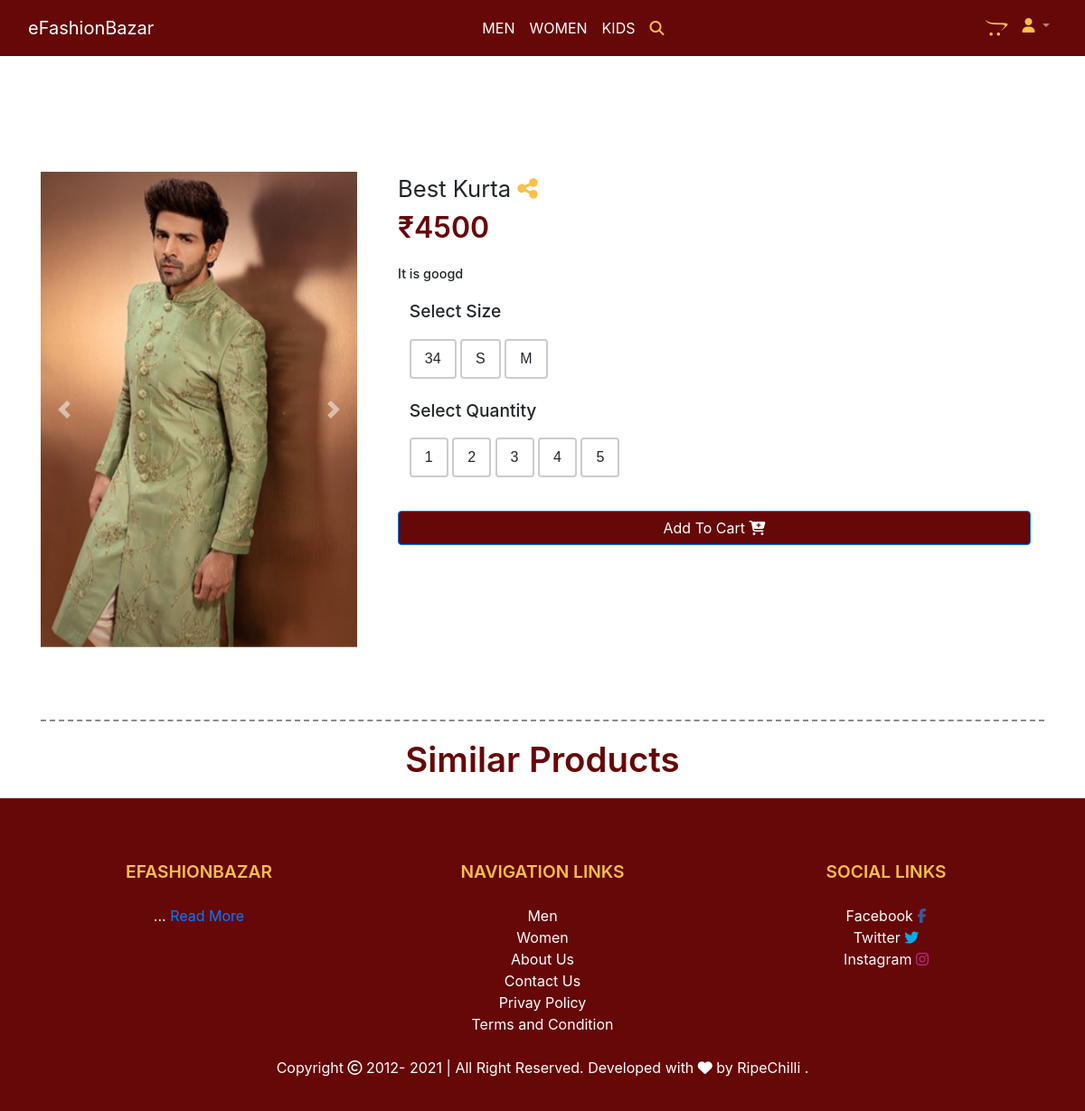
The page /product-detail/5/ on the database its author committed.
### products/models.py (models this page shows, shortened)
class Item(models.Model):
    category = models.ForeignKey(Category, on_delete=models.CASCADE)
    p_name = models.CharField(max_length=200)
    p_image = models.ImageField(upload_to='Items')
    second_img = models.ImageField(upload_to='Second Img', null=True, blank=True)
    third_img = models.ImageField(upload_to='Third Img', null=True, blank=True)
    p_price = models.IntegerField()
    p_dis_price = models.IntegerField(null=True, blank=True)
    p_desc = models.TextField()
    thirty_four_size = models.BooleanField(null=True)
    small_size = models.BooleanField(null=True)
    medium_size = models.BooleanField(null=True)
    large_size = models.BooleanField(null=True)
    xl_size = models.BooleanField(null=True)
    xxl_size = models.BooleanField(null=True)
    p_slug = models.SlugField(max_length=200)

### products/views.py (the view)
# urls.py: path('product-detail/<int:id>/', product_detail, name="product-detail"),
def product_detail(request, id):
    item = Item.objects.get(id=id)
    related_item = Item.objects.exclude(id=id).filter(category=item.category)[:4]
    tags = metaTags.objects.all()
    aboutus = About.objects.all()
    context = {
        'item' :item,
        'tag': tags,
        'related_item':related_item,
        'about': aboutus,
    }
    return render(request, 'productDes.html', context)

### products/templates/productDes.html (shortened to what this page needs)
{% extends 'base.html' %}  {% block mainCont %} {% load static %}
<section class="productDesSec">
  <div class="container">
    <div class="row">
      <div class="col-lg-4 col-md-4 col-sm-10 col-12 m-auto">
        <div id="carouselMobileViewIndicator" class="carousel slide" data-ride="carousel">
          <div class="carousel-inner">
            <div class="carousel-item active">
              <img class="d-block w-100" src="{{item.p_image.url}}" alt="First slide" />
            </div>
          </div>
          <a class="carousel-control-prev" href="#carouselMobileViewIndicator" role="button" data-slide="prev">
            <span class="carousel-control-prev-icon" aria-hidden="true"></span>
          </a>
          <a class="carousel-control-next" href="#carouselMobileViewIndicator" role="button" data-slide="next">
            <span class="carousel-control-next-icon" aria-hidden="true"></span>
          </a>
        </div>
      </div>
      <div class="col-lg-8 col-md-8 col-sm-12 col-12">
        <div class="container">
          <p class="productDesSecTitle" id="productTitle">
            {{item.p_name}}
            <a id="share-button"><i class="fa fa-share-alt" aria-hidden="true"></i></a>
          </p>
          <p class="productDesSecPrice">
            {% if item.p_dis_price %}
            <del class="priceoff"> ₹{{item.p_price}} </del>
            ₹{{item.p_dis_price}} {% else %} ₹{{item.p_price}} {% endif %}
          </p>
          <p class="productDesSecDes">{{item.p_desc}}</p>
          <form action="{% url 'add-to-cart' item.id %}" method="POST">
            <p class="productDesSecSize">Select Size</p>
            <div class="radio-toolbar">
              {% if item.thirty_four_size %}
              <label for="radioThirtyFour">34</label>
              {% endif %} {% if item.small_size %}
              <label for="radioSmall">S</label>
              {% endif %} {% if item.medium_size %}
              <label for="radioMedium">M</label>
              {% endif %}
            </div>
            <p class="productDesSecSize">Select Quantity</p>
            <div class="radio-toolbar">
              <label for="radio1">1</label>
              <label for="radio2">2</label>
              <label for="radio3">3</label>
              <label for="radio4">4</label>
              <label for="radio5">5</label>
            </div>
            <button class="mt-3 mb-3 btn btn-primary addToCart" type="submit">
              Add To Cart
              <i class="fa fa-cart-plus" aria-hidden="true"></i>
            </button>
          </form>
        </div>
      </div>
    </div>
  </div>
</section>
<section class="similarProduct">
  <div class="container">
    <div class="row">
      <div class="col-lg-12 col-12">
        <hr class="style5" />
        <p class="text-center categoriesMainTitle">Similar Products</p>
      </div>
    </div>
  </div>
</section>
{% include 'footer.html' %} {% endblock mainCont %}

### products/static/css/itsmystyle.css (style rules this page uses)
html { scroll-behavior: smooth; }
* { margin: 0; padding: 0; box-sizing: border-box; }
a { text-decoration: none; }
:root { --mainCol: #fcbf49; --bgMainCol: #ffffff; --seconMainBgCol: #660708; --txtCol: #000000; --sidenavtxtcol: #ffffff; }
.categoriesMainTitle { font-size: 2.4rem; font-weight: 600; line-height: 1.4; color: var(--seconMainBgCol); }
hr.style5 { background-color: #fff; border-top: 2px dashed #8c8b8b; }
.productDesSec { margin-top: 2rem; margin-bottom: 4rem; width: 100%; height: auto; }
.productDesSecTitle { font-size: 1.6rem; font-weight: 400; margin-bottom: 0rem; }
.productDesSecPrice { font-size: 2rem; font-weight: 600; color: var(--seconMainBgCol); }
.productDesSecSize { font-size: 1.2rem; font-weight: 500; margin-left: 0.8rem; }
#share-button { color: var(--mainCol); }
.productDesSecDes { font-size: 0.9rem; font-weight: 500; }
.radio-toolbar { margin: 0.8rem; }
.radio-toolbar label { display: inline-block; padding: 8px 15px; font-family: sans-serif, Arial; font-size: 16px; border: 2px solid #ccc; border-radius: 4px; }
.addToCart { width: 100%; background-color: var(--seconMainBgCol) !important; color: #ffffff; }

### rows shown on the page
Item: p_image (picture), p_name "Best Kurta", p_price "4500", p_desc "It is googd"
